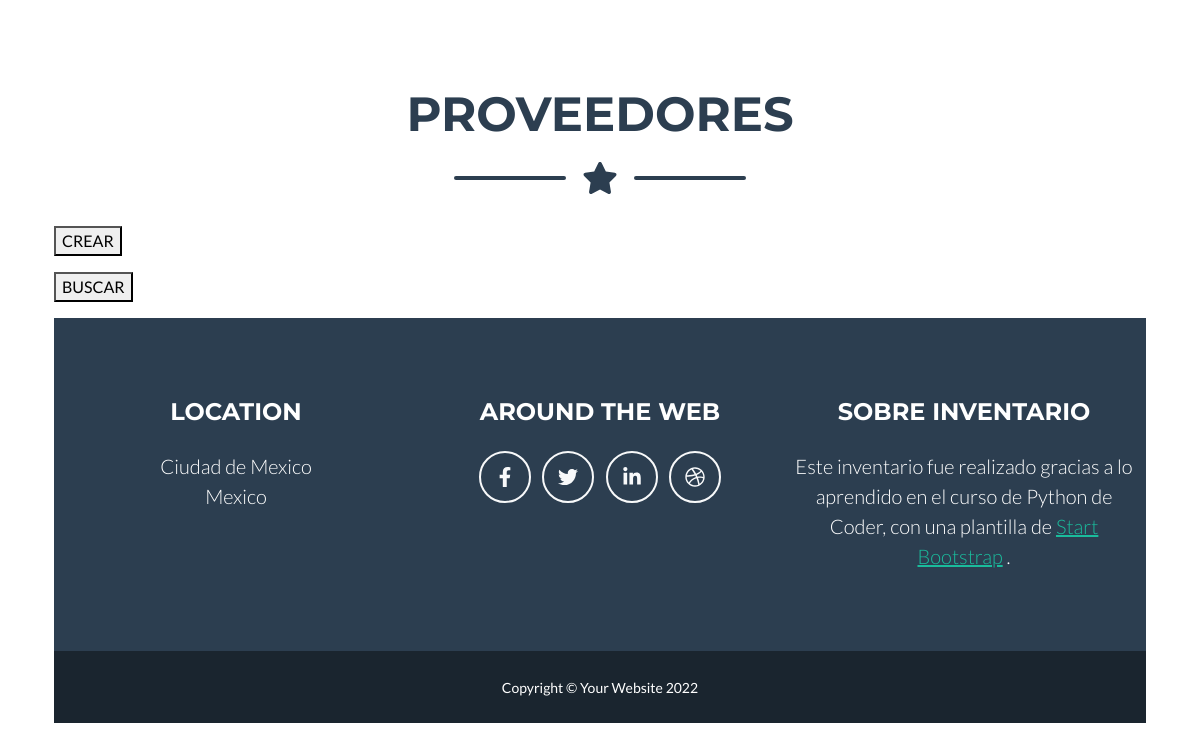
The app's page /Inventario/proveedor/list/ (lower part), older data.
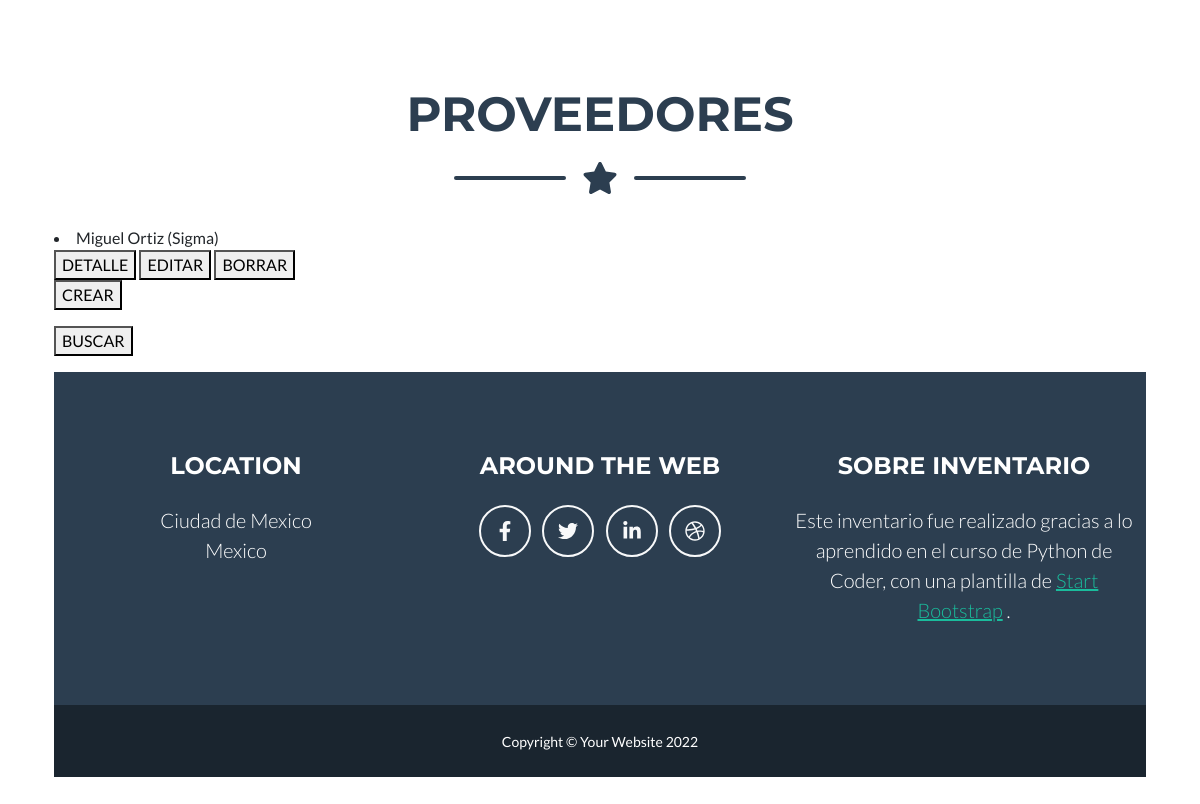
The same page, newer data.
### Inventario/models.py (models this page shows)
class Proveedor(models.Model):
    nombre=models.CharField(max_length=250)
    apellido=models.CharField(max_length=250)
    correo=models.EmailField()
    telefono=models.IntegerField()
    empresa=models.CharField(max_length=250)
    def __str__(self):
        return f"{self.nombre}  {self.apellido}  ({self.empresa})"

### Inventario/views.py (the view)
# urls.py: path('proveedor/list/', ProveedorList.as_view(), name='proveedor_listar'),
class ProveedorList(ListView):
    model = Proveedor
    template_name = "Inventario/proveedor_list.html"

### Inventario/templates/Inventario/proveedor_list.html
{% extends "Inventario/padre.html" %}
{% load static %}
{% block SeccióndeProveedores %}
{% for proveedor in object_list %}
<li>{{proveedor}}</li>
    <a href="{% url 'proveedor_detalle' proveedor.id %}"><button>DETALLE</button></a>
    <a href="{% url 'proveedor_editar' proveedor.id %}"><button>EDITAR</button></a>
    <a href="{% url 'proveedor_borrar' proveedor.id %}"><button>BORRAR</button></a>
{% endfor %}
<p>
    <a href="{% url 'proveedor_crear' %}"><button>CREAR</button></a>
</p>
<p>
    <a href="{% url 'BusquedaProveedor' %}"><button>BUSCAR</button></a>
</p>
{% endblock %}

### Inventario/templates/Inventario/padre.html (shortened to what this page needs)
<!DOCTYPE html>
<html lang="en">
    <head>
        {% load static %}
        <link href="{% static 'Inventario/css/styles.css' %}" rel="stylesheet" />
    </head>
    <body id="page-top">
        <section class="page-section" id="contact">
            <div class="container">
        <section class="page-section" id="contact">
            <div class="container">
                <h2 class="page-section-heading text-center text-uppercase text-secondary mb-0">Proveedores</h2>
                <div class="divider-custom">
                    <div class="divider-custom-line"></div>
                    <div class="divider-custom-icon"><i class="fas fa-star"></i></div>
                    <div class="divider-custom-line"></div>
                </div>
                {% block SeccióndeProveedores %}
                {% endblock %}
        <footer class="footer text-center">
            <div class="container">
                <div class="row">
                    <div class="col-lg-4 mb-5 mb-lg-0">
                        <h4 class="text-uppercase mb-4">Location</h4>
                        <p class="lead mb-0">
                            Ciudad de Mexico
                            <br />
                            Mexico
                        </p>
                    </div>
                    <div class="col-lg-4 mb-5 mb-lg-0">
                        <h4 class="text-uppercase mb-4">Around the Web</h4>
                        <a class="btn btn-outline-light btn-social mx-1" href="#!"><i class="fab fa-fw fa-facebook-f"></i></a>
                        <a class="btn btn-outline-light btn-social mx-1" href="#!"><i class="fab fa-fw fa-twitter"></i></a>
                        <a class="btn btn-outline-light btn-social mx-1" href="#!"><i class="fab fa-fw fa-linkedin-in"></i></a>
                        <a class="btn btn-outline-light btn-social mx-1" href="#!"><i class="fab fa-fw fa-dribbble"></i></a>
                    </div>
                    <div class="col-lg-4">
                        <h4 class="text-uppercase mb-4">Sobre Inventario</h4>
                        <p class="lead mb-0">
                            Este inventario fue realizado gracias a lo aprendido en el curso de Python de Coder, con una plantilla de
                            <a href="http://startbootstrap.com">Start Bootstrap</a>
                            .
                        </p>
                    </div>
                </div>
            </div>
        </footer>
        <div class="copyright py-4 text-center text-white">
            <div class="container"><small>Copyright &copy; Your Website 2022</small></div>
        </div>
    </body>
</html>

Row changes from the older to the newer data that the page shows:
added Proveedor: nombre+apellido+empresa "Miguel Ortiz (Sigma)"
